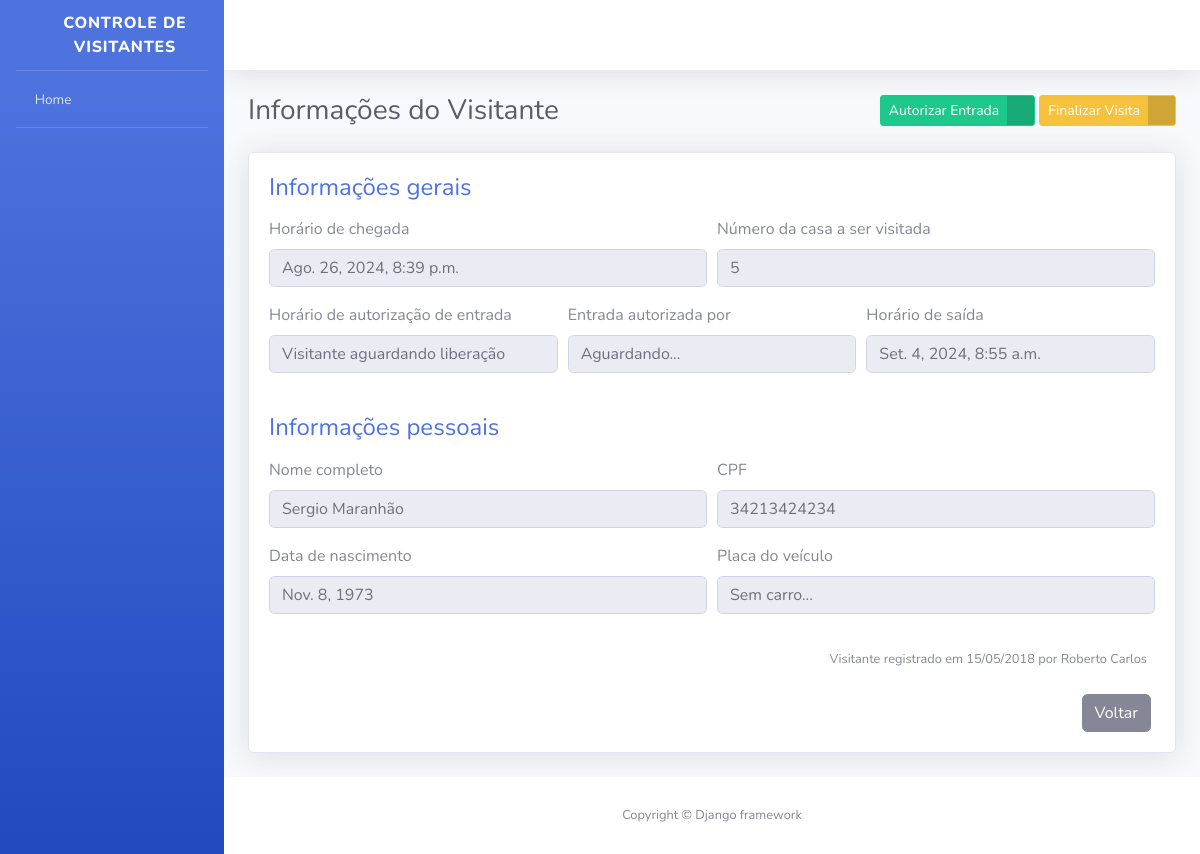
The page /informacoes-visitante/3/ on the database its author committed.
### visitantes/models.py (models this page shows, shortened)
class Visitante(models.Model):
    STATUS_VISITANTE = [
        ("AGUARDANDO", "Aguardando autorização"),
        ("EM_VISITA", "Em visita"),
        ("FINALIZADO", "Visita finalizada"),
    ]
    status = models.CharField(
        verbose_name = "Status",
        max_length = 10,
        choices = STATUS_VISITANTE,
        default="AGUARDANDO"
    )
    registrado_por = models.ForeignKey(
        "porteiros.Porteiro",
        verbose_name="Porteiro responsável pelo registro",
        on_delete=models.PROTECT,
    )
    nome_completo = models.CharField(
        verbose_name="Nome Completo",
        max_length=150,
    )
    cpf = models.CharField(
        verbose_name="CPF",
        max_length=11,
    )
    data_nascimento = models.DateField(
        verbose_name="Data de Nascimento",
        auto_now_add=False,
        auto_now=False,
    )
    numero_casa = models.PositiveSmallIntegerField(
        verbose_name="Número da casa a ser visitada",
    )
    placa_veiculo = models.CharField(
        verbose_name="Placa do Veículo",
        max_length=7,
        blank=True,
        null=True,
    )
    horario_chegada = models.DateTimeField(
        verbose_name="Horário de Chegada na Portaria",
        auto_now_add=True,
    )
    horario_saida = models.DateTimeField(
        verbose_name="Horário de saída do condomínio",
        auto_now=False,
        blank=True,
        null=True,
    )
    horario_autorizacao = models.DateTimeField(
        verbose_name="Horário de Autorização de Entrada",
        auto_now=False,
        blank=True,
        null=True,
    )
    morador_responsavel = models.CharField(
        verbose_name="Nome do morador responsável por autorizar a entrada",
        max_length=50,
        blank=True,
    )
    def get_horario_saida(self):
        if self.horario_saida:
            return self.horario_saida
        return "Horário de saída não registrado"
    def get_horario_autorizacao(self):
        if self.horario_autorizacao:
            return self.horario_autorizacao
        return "Visitante aguardando liberação"
    def get_morador_responsavel(self):
        if self.morador_responsavel:
            return self.morador_responsavel
        return "Aguardando..."
    def get_placa_veiculo(self):
        if self.placa_veiculo:
            return self.placa_veiculo
        return "Sem carro..."
    class Meta:
        verbose_name="Visitante"
        verbose_name_plural="Visitantes"
        db_table="visitante"

### porteiros/models.py (models this page shows)
class Porteiro(models.Model):
    usuario = models.OneToOneField(
        "usuarios.Usuario",
        verbose_name = "Usuário",
        on_delete = models.PROTECT
    )
    nome_completo = models.CharField(
        verbose_name = "Nome Completo",
        max_length = 100,
    )
    cpf = models.CharField(
        verbose_name = "CPF",
        max_length = 11,
    )
    telefone = models.CharField(
        verbose_name = "Telefone para Contato",
        max_length = 11,
    )
    data_nascimento = models.DateField(
        verbose_name = "Data de Nascimento",
        auto_now = False,
        auto_now_add = False,
    )
    class Meta:
        verbose_name = "Porteiro"
        verbose_name_plural = "Porteiros"
        db_table = "porteiro"
    def __str__(self):
        return self.nome_completo

### visitantes/views.py (the view, shortened to what this page needs)
def informacoes_visitante(request, id):
    visitante = get_object_or_404(
        Visitante,
        id=id
    )
    form = AutorizaVisitanteForm()
    context = {
        "nome_pagina": "Informações do Visitante",
        "visitante": visitante,
        "form": form,
    }
    return render(request, "informacoes_visitante.html", context)

### visitantes/forms.py
class AutorizaVisitanteForm(forms.ModelForm):
    morador_responsavel = forms.CharField(required=True)
    class Meta:
        model = Visitante
        fields = [
            "morador_responsavel"
        ]
        error_messages = {
            "morador_responsavel": {
                "required": "Informe o morador responsável"
            }
        }

### templates/informacoes_visitante.html (shortened to what this page needs)
{% extends "base.html" %}
{% load widget_tweaks %}
{% block conteudo %}
<div class="container">
    <div class="d-sm-flex align-items-center justify-content-between mb-4">
        <h1 class="h3 mb-0 text-gray-800">{{ nome_pagina }}</h1>
        <div>
            <a href="#" class="btn btn-success btn-icon-split btn-sm" data-toggle="modal" data-target="#modal1">
                <span class="text">Autorizar Entrada</span>
                <span class="icon text-white-50">
                    <i class="fas fa-user-check"></i>
                </span>
            </a>
            <a href="#" class="btn btn-warning btn-icon-split btn-sm" data-toggle="modal" data-target="#modal2">
                <span class="text">Finalizar Visita</span>
                <span class="icon text-white-50">
                    <i class="fas fa-door-open"></i>
                </span>
            </a>
        </div>
    </div>
    <div class="card shadow mb-4">
        <div class="card-body">
            <h4 class="mb-3 text-primary">
                Informações gerais
            </h4>
            <form>
                <div class="form-row">
                    <div class="form-group col-md-6">
                        <label>Horário de chegada</label>
                        <input type="text" class="form-control" value="{{visitante.horario_chegada}}" disabled>
                    </div>
                    <div class="form-group col-md-6">
                        <label>Número da casa a ser visitada</label>
                        <input type="text" class="form-control" value="{{visitante.numero_casa}}" disabled>
                    </div>
                </div>
                <div class="form-row">
                    <div class="form-group col-md-4">
                        <label>Horário de autorização de entrada</label>
                        <input type="text" class="form-control" value="{{visitante.get_horario_autorizacao}}" disabled>
                    </div>
                    <div class="form-group col-md-4">
                        <label>Entrada autorizada por</label>
                        <input type="text" class="form-control" value="{{visitante.get_morador_responsavel}}" disabled>
                    </div>
                    <div class="form-group col-md-4">
                        <label>Horário de saída</label>
                        <input type="text" class="form-control" value="{{visitante.get_horario_saida}}" disabled>
                    </div>
                </div>
            </form>
            <h4 class="mb-3 mt-4 text-primary">
                Informações pessoais
            </h4>
            <form>
                <div class="form-row">
                    <div class="form-group col-md-6">
                        <label>Nome completo</label>
                        <input type="text" class="form-control" value="{{visitante.nome_completo}}" disabled>
                    </div>
                    <div class="form-group col-md-6">
                        <label>CPF</label>
                        <input type="text" class="form-control" value="{{visitante.cpf}}" disabled>
                    </div>
                </div>
                <div class="form-row">
                    <div class="form-group col-md-6">
                        <label>Data de nascimento</label>
                        <input type="text" class="form-control" value="{{visitante.data_nascimento}}" disabled>
                    </div>
                    <div class="form-group col-md-6">
                        <label>Placa do veículo</label>
                        <input type="text" class="form-control" value="{{visitante.get_placa_veiculo}}" disabled>
                    </div>
                </div>
            </form>
            <p class="mr-2 mt-3 mb-4 text-right">
                <small>
                    Visitante registrado em 15/05/2018 por {{visitante.registrado_por}}
                </small>
            </p>
            <div class="mr-1 text-right">
                <a href="#" class="btn btn-secondary text-white" type="button">
                    <span class="text">Voltar</span>
                </a>
            </div>
        </div>
    </div>
</div>
{% endblock %}

### rows shown on the page
Visitante: horario_chegada "Ago. 26, 2024, 8:39 p.m.", numero_casa "5", get_horario_autorizacao "Visitante aguardando liberação", get_morador_responsavel "Aguardando...", get_horario_saida "Set. 4, 2024, 8:55 a.m.", nome_completo "Sergio Maranhão", cpf "34213424234", data_nascimento "Nov. 8, 1973", get_placa_veiculo "Sem carro...", registrado_por "Roberto Carlos"

### other values the page prints
{{ nome_pagina }} "Informações do Visitante"
